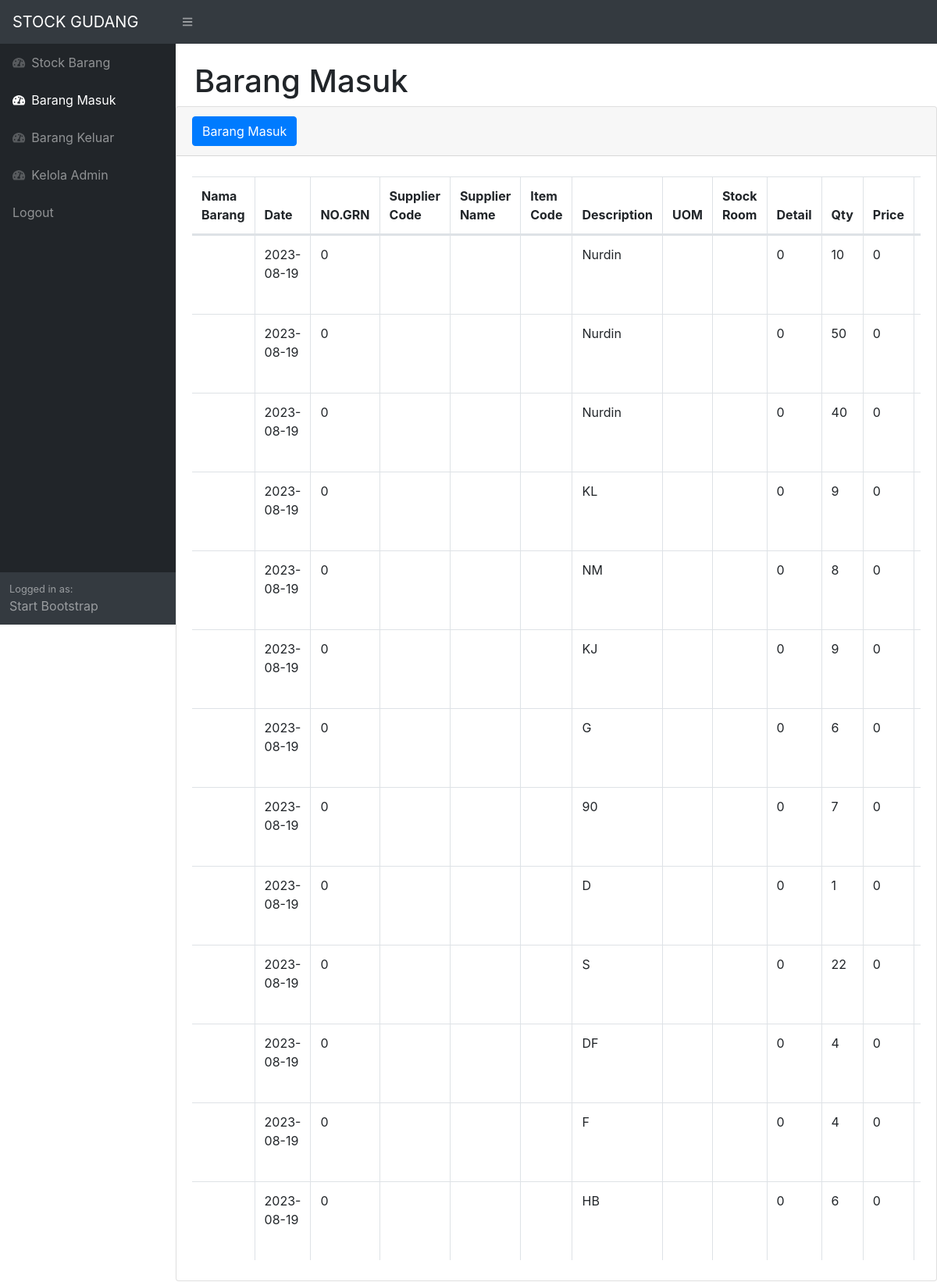
The app's page /masuk.php (signed in) with its own data.
### tables this page shows
CREATE TABLE `masuk` (
  `idmasuk` int(11) NOT NULL,
  `idbarang` int(11) NOT NULL,
  `tanggal` timestamp NOT NULL DEFAULT current_timestamp(),
  `no_grn` int(11) NOT NULL,
  `supplier_code` varchar(15) NOT NULL,
  `supplier_name` varchar(30) NOT NULL,
  `item_code` varchar(15) NOT NULL,
  `keterangan` varchar(20) NOT NULL,
  `UOM` varchar(11) DEFAULT NULL,
  `stock_room` varchar(11) DEFAULT NULL,
  `detail` int(11) DEFAULT NULL,
  `qty` int(11) NOT NULL,
  `price` float NOT NULL,
  `attended_price` float NOT NULL,
  `key_master` varchar(11) NOT NULL
);

CREATE TABLE `stock` (
  `idbarang` int(11) NOT NULL,
  `nama_barang` varchar(30) NOT NULL,
  `Date` date NOT NULL DEFAULT current_timestamp(),
  `no_grn` int(11) NOT NULL,
  `supplier_code` varchar(15) NOT NULL,
  `supplier_name` varchar(30) NOT NULL,
  `item_code` varchar(15) NOT NULL,
  `description` varchar(30) NOT NULL,
  `UOM` varchar(11) NOT NULL,
  `stock_room` varchar(11) NOT NULL,
  `detail` int(11) NOT NULL,
  `stock` int(11) NOT NULL,
  `price` float NOT NULL,
  `attended_price` float NOT NULL,
  `ket` varchar(30) NOT NULL,
  `key_master` varchar(11) NOT NULL
);

### masuk.php (the view, shortened to what this page needs)
<?php
    require 'function.php';
?>
<!DOCTYPE html>
<html lang="en">
    <head>
        <link href="css/styles.css" rel="stylesheet" />
        <link href="https://cdn.datatables.net/1.10.20/css/dataTables.bootstrap4.min.css" rel="stylesheet" />
    </head>
    <body class="sb-nav-fixed">
        <nav class="sb-topnav navbar navbar-expand navbar-dark bg-dark">
            <a class="navbar-brand" href="index.php">STOCK GUDANG</a>
            <button class="btn btn-link btn-sm order-1 order-lg-0" id="sidebarToggle" href="#"><i class="fas fa-bars"></i></button>
        </nav>
        <div id="layoutSidenav">
            <div id="layoutSidenav_nav">
                <nav class="sb-sidenav accordion sb-sidenav-dark" id="sidenavAccordion">
                    <div class="sb-sidenav-menu">
                        <div class="nav">
                            <a class="nav-link" href="index.php">
                                <div class="sb-nav-link-icon"><i class="fas fa-tachometer-alt"></i></div>
                                Stock Barang
                            </a>
                            <a class="nav-link" href="masuk.php">
                                <div class="sb-nav-link-icon"><i class="fas fa-tachometer-alt"></i></div>
                                Barang Masuk
                            </a>
                            <a class="nav-link" href="keluar.php">
                                <div class="sb-nav-link-icon"><i class="fas fa-tachometer-alt"></i></div>
                                Barang Keluar
                            </a>
                            <a class="nav-link" href="admin.php">
                                <div class="sb-nav-link-icon"><i class="fas fa-tachometer-alt"></i></div>
                                Kelola Admin
                            </a>
                            <a  class="nav-link" href="logout.php">Logout
                            </a>
                        </div>
                    </div>
                    <div class="sb-sidenav-footer">
                        <div class="small">Logged in as:</div>
                        Start Bootstrap
                    </div>
                </nav>
            </div>
            <div id="layoutSidenav_content">
                <main>
                    <div class="container-fluid">
                        <h1 class="mt-4">Barang Masuk</h1>
                        </div>
                        <div class="card mb-4">
                            <div class="card-header">
                                <button type="button" class="btn btn-primary" data-toggle="modal" data-target="#myModal">
                                    Barang Masuk
                                </button>
                            </div>
                            <div class="card-body">
                                <div class="table-responsive">
                                    <table class="table table-bordered" id="dataTable" width="100%" cellspacing="0">
                                        <thead>
                                            <tr>
                                                <th>Nama Barang</th>
                                                <th>Date</th>
                                                <th>NO.GRN</th>
                                                <th>Supplier Code</th>
                                                <th>Supplier Name</th>
                                                <th>Item Code</th>
                                                <th>Description</th>
                                                <th>UOM</th>
                                                <th>Stock Room</th>
                                                <th>Detail</th>
                                                <th>Qty</th>
                                                <th>Price</th>
                                                <th>Attended Price</th>
                                            </tr>
                                        </thead>
                                        <tbody>
                                                <?php
                                                    $ambilsemuadatastock = mysqli_query($conn,"SELECT * from masuk m, stock s where s.idbarang = m.idbarang");
                                                    while ($data=mysqli_fetch_array($ambilsemuadatastock)) {
                                                        $nama_barang = $data['nama_barang'];
                                                        $Date = $data['Date'];
                                                        $no_grn = $data['no_grn'];
                                                        $supplier_code = $data['supplier_code'];
                                                        $supplier_name = $data['supplier_name'];
                                                        $item_code = $data['item_code'];
                                                        $description = $data['keterangan'];
                                                        $UOM = $data['UOM'];
                                                        $stock_room = $data['stock_room'];
                                                        $detail = $data['detail'];
                                                        $qty = $data['qty'];
                                                        $price = $data['price'];
                                                        $attended_price= $data['attended_price'];
                                                ?>
                                            <tr>
                                                <td><?=$nama_barang;?></td>
                                                <td><?=$Date;?></td>
                                                <td><?=$no_grn;?></td>
                                                <td><?=$supplier_code;?></td>
                                                <td><?=$supplier_name;?></td>
                                                <td><?=$item_code;?></td>
                                                <td><?=$description;?></td>
                                                <td><?=$UOM;?></td>
                                                <td><?=$stock_room;?></td>
                                                <td><?=$detail;?></td>
                                                <td><?=$qty;?></td>
                                                <td><?=$price;?></td>
                                                <td><?=$attended_price;?></td>
                                            </tr>
                                            <?php
                                                 };
                                            ?>
                                        </tbody>
                                    </table>
                                </div>
                            </div>
                        </div>
                    </div>
            </div>
    </body>
</html>

### records on screen
masuk: idbarang.Date "2023-08-19", idbarang.no_grn "0", keterangan "Nurdin", idbarang.detail "0", qty "10", idbarang.price "0"
masuk: idbarang.Date "2023-08-19", idbarang.no_grn "0", keterangan "Nurdin", idbarang.detail "0", qty "50", idbarang.price "0"
masuk: idbarang.Date "2023-08-19", idbarang.no_grn "0", keterangan "Nurdin", idbarang.detail "0", qty "40", idbarang.price "0"
masuk: idbarang.Date "2023-08-19", idbarang.no_grn "0", keterangan "KL", idbarang.detail "0", qty "9", idbarang.price "0"
masuk: idbarang.Date "2023-08-19", idbarang.no_grn "0", keterangan "NM", idbarang.detail "0", qty "8", idbarang.price "0"
masuk: idbarang.Date "2023-08-19", idbarang.no_grn "0", keterangan "KJ", idbarang.detail "0", qty "9", idbarang.price "0"
masuk: idbarang.Date "2023-08-19", idbarang.no_grn "0", keterangan "G", idbarang.detail "0", qty "6", idbarang.price "0"
masuk: idbarang.Date "2023-08-19", idbarang.no_grn "0", keterangan "90", idbarang.detail "0", qty "7", idbarang.price "0"
masuk: idbarang.Date "2023-08-19", idbarang.no_grn "0", keterangan "D", idbarang.detail "0", qty "1", idbarang.price "0"
masuk: idbarang.Date "2023-08-19", idbarang.no_grn "0", keterangan "S", idbarang.detail "0", qty "22", idbarang.price "0"
masuk: idbarang.Date "2023-08-19", idbarang.no_grn "0", keterangan "DF", idbarang.detail "0", qty "4", idbarang.price "0"
masuk: idbarang.Date "2023-08-19", idbarang.no_grn "0", keterangan "F", idbarang.detail "0", qty "4", idbarang.price "0"
masuk: idbarang.Date "2023-08-19", idbarang.no_grn "0", keterangan "HB", idbarang.detail "0", qty "6", idbarang.price "0"
